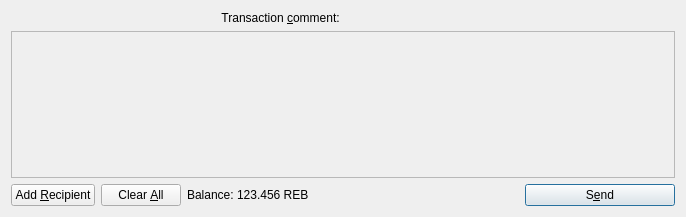
<?xml version="1.0" encoding="UTF-8"?>
<ui version="4.0">
 <class>SendCoinsDialog</class>
 <widget class="QDialog" name="SendCoinsDialog">
  <property name="geometry">
   <rect>
    <x>0</x>
    <y>0</y>
    <width>686</width>
    <height>217</height>
   </rect>
  </property>
  <property name="windowTitle">
   <string>Send Coins</string>
  </property>
  <layout class="QVBoxLayout" name="verticalLayout">
   <item>
    <layout class="QHBoxLayout" name="horizontalLayoutTxComment">
     <property name="spacing">
      <number>0</number>
     </property>
     <item>
      <widget class="QLabel" name="labelTxComment">
       <property name="text">
        <string>Transaction &amp;comment: </string>
       </property>
       <property name="alignment">
        <set>Qt::AlignLeading|Qt::AlignLeft|Qt::AlignRight|Qt::AlignTrailing|Qt::AlignVCenter</set>
       </property>
       <property name="buddy">
        <cstring>editTxComment</cstring>
       </property>
      </widget>
     </item>
     <item>
      <widget class="QValidatedLineEdit" name="editTxComment" native="true">
       <property name="enabled">
        <bool>true</bool>
       </property>
       <property name="toolTip">
        <string>Enter a transaction comment  (MAX 256 Characters) (Note: this information is public)</string>
       </property>
      </widget>
     </item>
    </layout>
   </item>
   <item>
    <widget class="QScrollArea" name="scrollArea">
     <property name="widgetResizable">
      <bool>true</bool>
     </property>
     <widget class="QWidget" name="scrollAreaWidgetContents">
      <property name="geometry">
       <rect>
        <x>0</x>
        <y>0</y>
        <width>666</width>
        <height>145</height>
       </rect>
      </property>
      <layout class="QVBoxLayout" name="verticalLayout_2">
       <property name="leftMargin">
        <number>0</number>
       </property>
       <property name="topMargin">
        <number>0</number>
       </property>
       <property name="rightMargin">
        <number>0</number>
       </property>
       <property name="bottomMargin">
        <number>0</number>
       </property>
       <item>
        <layout class="QVBoxLayout" name="entries">
         <property name="spacing">
          <number>6</number>
         </property>
        </layout>
       </item>
       <item>
        <spacer name="verticalSpacer">
         <property name="orientation">
          <enum>Qt::Vertical</enum>
         </property>
         <property name="sizeHint" stdset="0">
          <size>
           <width>20</width>
           <height>40</height>
          </size>
         </property>
        </spacer>
       </item>
      </layout>
     </widget>
    </widget>
   </item>
   <item>
    <layout class="QHBoxLayout" name="horizontalLayout">
     <item>
      <widget class="QPushButton" name="addButton">
       <property name="toolTip">
        <string>Send to multiple recipients at once</string>
       </property>
       <property name="text">
        <string>Add &amp;Recipient</string>
       </property>
       <property name="icon">
        <iconset resource="../rebelcoin.qrc">
         <normaloff>:/icons/add</normaloff>:/icons/add</iconset>
       </property>
       <property name="autoDefault">
        <bool>false</bool>
       </property>
      </widget>
     </item>
     <item>
      <widget class="QPushButton" name="clearButton">
       <property name="sizePolicy">
        <sizepolicy hsizetype="Minimum" vsizetype="Fixed">
         <horstretch>0</horstretch>
         <verstretch>0</verstretch>
        </sizepolicy>
       </property>
       <property name="toolTip">
        <string>Remove all transaction fields</string>
       </property>
       <property name="text">
        <string>Clear &amp;All</string>
       </property>
       <property name="icon">
        <iconset resource="../rebelcoin.qrc">
         <normaloff>:/icons/remove</normaloff>:/icons/remove</iconset>
       </property>
       <property name="autoRepeatDelay">
        <number>300</number>
       </property>
       <property name="autoDefault">
        <bool>false</bool>
       </property>
      </widget>
     </item>
     <item>
      <layout class="QHBoxLayout" name="horizontalLayout_2">
       <property name="spacing">
        <number>3</number>
       </property>
       <item>
        <widget class="QLabel" name="label">
         <property name="text">
          <string>Balance:</string>
         </property>
        </widget>
       </item>
       <item>
        <widget class="QLabel" name="labelBalance">
         <property name="cursor">
          <cursorShape>IBeamCursor</cursorShape>
         </property>
         <property name="text">
          <string>123.456 REB</string>
         </property>
         <property name="textInteractionFlags">
          <set>Qt::LinksAccessibleByMouse|Qt::TextSelectableByKeyboard|Qt::TextSelectableByMouse</set>
         </property>
        </widget>
       </item>
      </layout>
     </item>
     <item>
      <spacer name="horizontalSpacer">
       <property name="orientation">
        <enum>Qt::Horizontal</enum>
       </property>
       <property name="sizeHint" stdset="0">
        <size>
         <width>40</width>
         <height>20</height>
        </size>
       </property>
      </spacer>
     </item>
     <item>
      <widget class="QPushButton" name="sendButton">
       <property name="minimumSize">
        <size>
         <width>150</width>
         <height>0</height>
        </size>
       </property>
       <property name="toolTip">
        <string>Confirm the send action</string>
       </property>
       <property name="text">
        <string>S&amp;end</string>
       </property>
       <property name="icon">
        <iconset resource="../rebelcoin.qrc">
         <normaloff>:/icons/send</normaloff>:/icons/send</iconset>
       </property>
       <property name="default">
        <bool>true</bool>
       </property>
      </widget>
     </item>
    </layout>
   </item>
  </layout>
 </widget>
 <customwidgets>
  <customwidget>
   <class>QValidatedLineEdit</class>
   <extends>QWidget</extends>
   <header>qvalidatedlineedit.h</header>
  </customwidget>
 </customwidgets>
 <resources>
  <include location="../rebelcoin.qrc"/>
 </resources>
 <connections/>
</ui>
